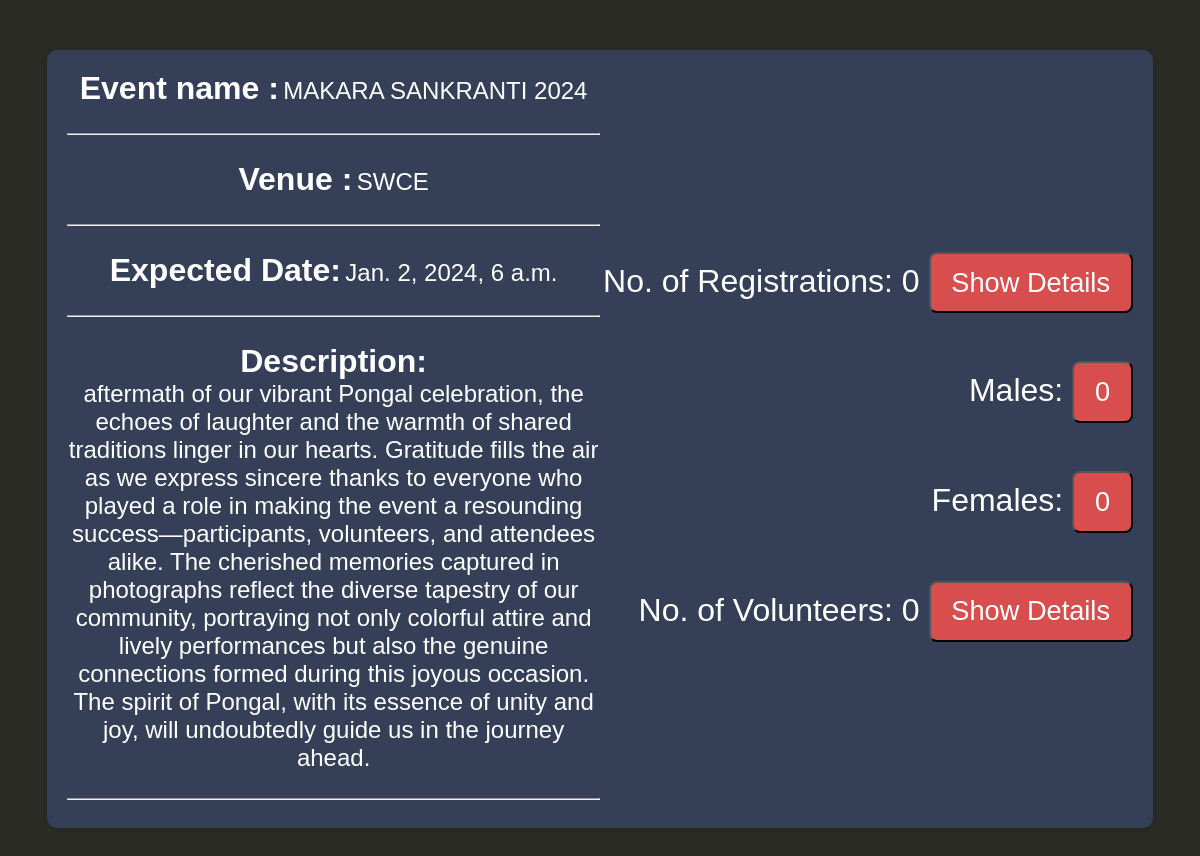
Page /org_manage_event/19 on the committed database.
### authentication/models.py (models this page shows, shortened)
class Event(models.Model):
    name = models.CharField(max_length=200)
    description = models.TextField()
    start_time = models.DateTimeField()
    end_time = models.DateTimeField()
    venue = models.CharField(max_length=200)
    organizer = models.ForeignKey(Profile, on_delete=models.CASCADE, related_name='organized_events')
    created_at = models.DateTimeField(auto_now_add=True)
    updated_at = models.DateTimeField(auto_now=True)
    approved = models.BooleanField(default=False)

### authentication/views.py (the view)
# urls.py: path('org_manage_event/<int:event_id>',org_manage_event,name='org_manage_event'),
def org_manage_event(request,event_id):
	event=Event.objects.get(id=event_id)
	registrations=Registration.objects.filter(event=event)
	regCount=registrations.count()
	regMaleCount = registrations.filter(user__gender='male').count()
	regFemaleCount= registrations.filter(user__gender='female').count()
	volunteers=Volunteer.objects.filter(event=Event.objects.get(id=event_id))
	volunteersCount=volunteers.count()
	return render(request,'authentication/orgshow.html',{'regCount':regCount,'regMaleCount':regMaleCount,'regFemaleCount':regFemaleCount,'volunteersCount':volunteersCount,'event':event})

### authentication/templates/authentication/orgshow.html (shortened to what this page needs)
<!DOCTYPE html>
<html>
<head>
</head>
<body>
    <div class="container">
        <div class="div_deg">
            <div   class="box" >
                <label style="display: inline-flex;color: #fff; font-size: 2rem;font-weight:bold;" class="label" for="">Event name :</label>
                <div style="display: inline-flex;color: #fff; font-size: 1.5rem;" class="details">{{event.name}}</div>
            </div>
            <br>
            <hr>
            <br>
            <div class="box">
                <label style="display: inline-flex;color: #fff; font-size: 2rem;font-weight:bold;" class="label" for="">Venue :</label>
                <div style="display: inline-flex;color: #fff; font-size: 1.5rem;" class="details">{{event.venue}}</div>
            </div>
            <br>
            <hr>
            <br>
            <div class="box">
                <label style="display: inline-flex;color: #fff; font-size: 2rem;font-weight:bold;" class="label" for="">Expected Date:</label>
                <div style="display: inline-flex;color: #fff; font-size: 1.5rem;" class="details">{{event.start_time}}</div>
            </div>
            <br>
            <hr>
            <br>
            <div class="box">
                <div style="display: inline-flex;color: #fff; font-size: 2rem;font-weight:bold;"> Description:</div>
                <div style="display: inline-flex;color: #fff; font-size: 1.5rem;" class="details">{{event.description}}</div>
            </div>
            <br>
<hr>
</div>
<div class="event-registration">
    <p style="color: #fff; font-size: 2rem;">
        No. of Registrations: {{ regCount }}
        <a href="{% url 'showParticipants' event.id %}">
            <button class="btn">Show Details</button>
        </a>
    </p>
    <p style="color: #fff; font-size: 2rem;">
        Males: <button class="btn">{{ regMaleCount }}</button>
    </p>
    <p style="color: #fff; font-size: 2rem;">
        Females: <button class="btn">{{ regFemaleCount }}</button>
    </p>
    <p style="color: #fff; font-size: 2rem;">
        No. of Volunteers: {{ volunteersCount }}
        <a href="{% url 'showVolunteers' event.id %}">
            <button class="btn">Show Details</button>
        </a>
    </p>
</div>
</div>
</body>
</html>

### authentication/templates/authentication/orgshow.html (style rules this page uses)
body { background-color:#2b2b26 ; font-family: Arial, sans-serif; }
.container { display: flex; justify-content: space-between; align-items: center; margin: 50px auto; max-width: 90%; height:80%; background-color: #354058; padding: 20px; border-radius: 10px; box-shadow: 0 2px 5px rgba(0, 0, 0, 0.1); }
.div_deg { flex: 1; text-align: center; }
.event-registration { flex: 1; text-align: right; }
.btn { margin-top: 1rem; display: inline-block; padding: 0.8rem 1.3rem; font-size: 1.7rem; border-radius: 0.5rem; background: #d84d4d; color: #fff; cursor: pointer; font-weight: 400; }

### rows in the picture
Event: name "MAKARA SANKRANTI 2024", venue "SWCE", start_time "Jan. 2, 2024, 6 a.m.", description "aftermath of our vibrant Pongal celebration, the echoes of laughter and the warmth of shared traditions linger in our hearts. Gratitude fills the air as we express sincere thanks to everyone who played a role in making the event a resounding success—participants, volunteers, and attendees alike. The cherished memories captured in photographs reflect the diverse tapestry of our community, portraying not only colorful attire and lively performances but also the genuine connections formed during this joyous occasion. The spirit of Pongal, with its essence of unity and joy, will undoubtedly guide us in the journey ahead."

### other values in the picture
{{ regCount }} "0"
{{ regMaleCount }} "0"
{{ regFemaleCount }} "0"
{{ volunteersCount }} "0"
